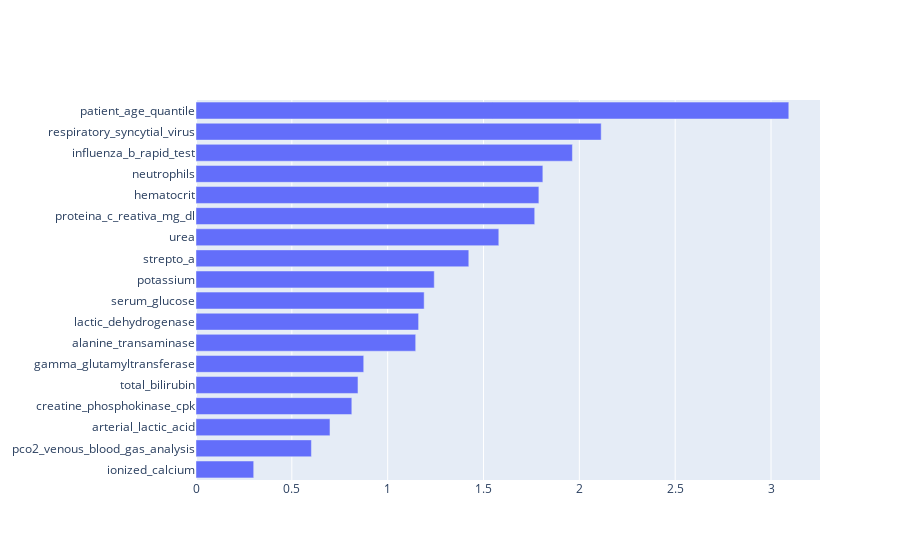

Notebook code cell kept with this figure:
### Code cell
import plotly.graph_objects as go

fig = go.Figure(go.Bar(
            x=log_features["log10_value"],
            y=log_features["feature"],
            orientation='h'))
fig.update_layout(yaxis=dict(autorange="reversed"))

fig.show()

### Figure 1 — Plotly figure (JSON) as saved in the notebook; plotly's stock layout.template omitted (floating-point values rounded to 4 significant figures)
{"data": [{"orientation": "h", "type": "bar", "x": [3.093, 2.114, 1.964, 1.81, 1.789, 1.767, 1.58, 1.423, 1.243, 1.19, 1.161, 1.146, 0.8751, 0.8451, 0.8129, 0.699, 0.6021, 0.301], "y": ["patient_age_quantile", "respiratory_syncytial_virus", "influenza_b_rapid_test", "neutrophils", "hematocrit", "proteina_c_reativa_mg_dl", "urea", "strepto_a", "potassium", "serum_glucose", "lactic_dehydrogenase", "alanine_transaminase", "gamma_glutamyltransferase", "total_bilirubin", "creatine_phosphokinase_cpk", "arterial_lactic_acid", "pco2_venous_blood_gas_analysis", "ionized_calcium"]}], "layout": {"yaxis": {"autorange": "reversed"}}}
